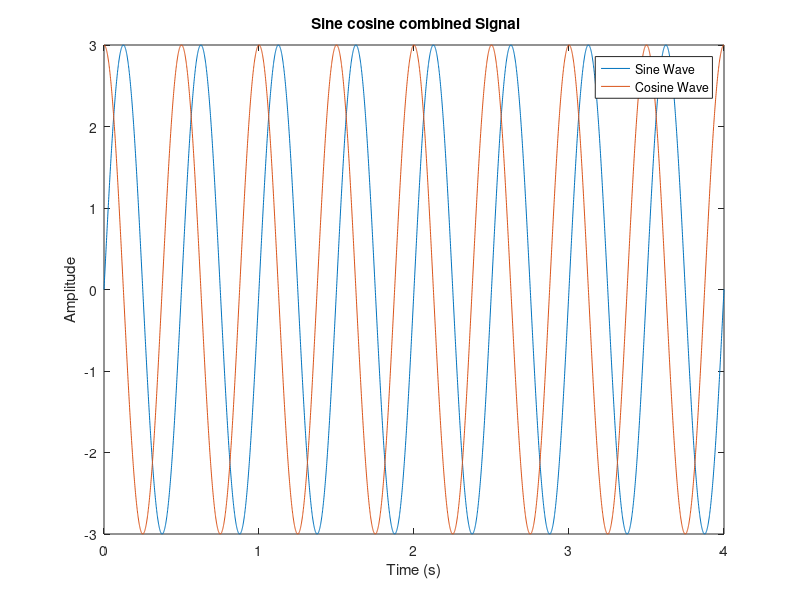

The MATLAB source for this figure:
f=2;
a=3;
d =4;
sr=1000;
t=0:1/sr:d;
y1=a*sin(2*pi*f*t);
y2=a*cos(2*pi*f*t);
plot(t,y1);
hold on;
plot(t,y2);
xlabel('Time (s)');
ylabel('Amplitude');
title(' Sine cosine combined Signal');
legend('Sine Wave', 'Cosine Wave');
